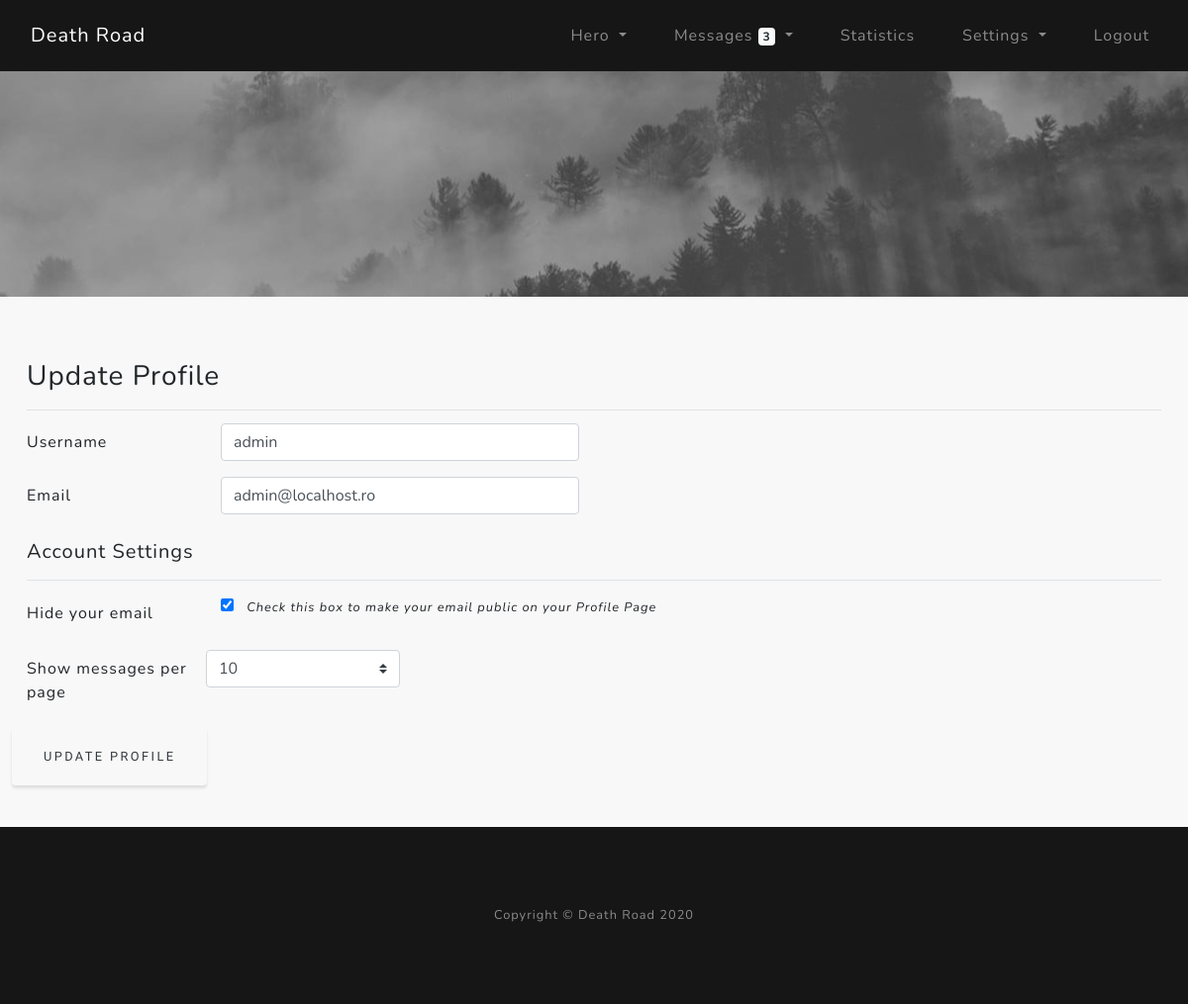
The page /account/update (signed in) on the database as committed earlier.
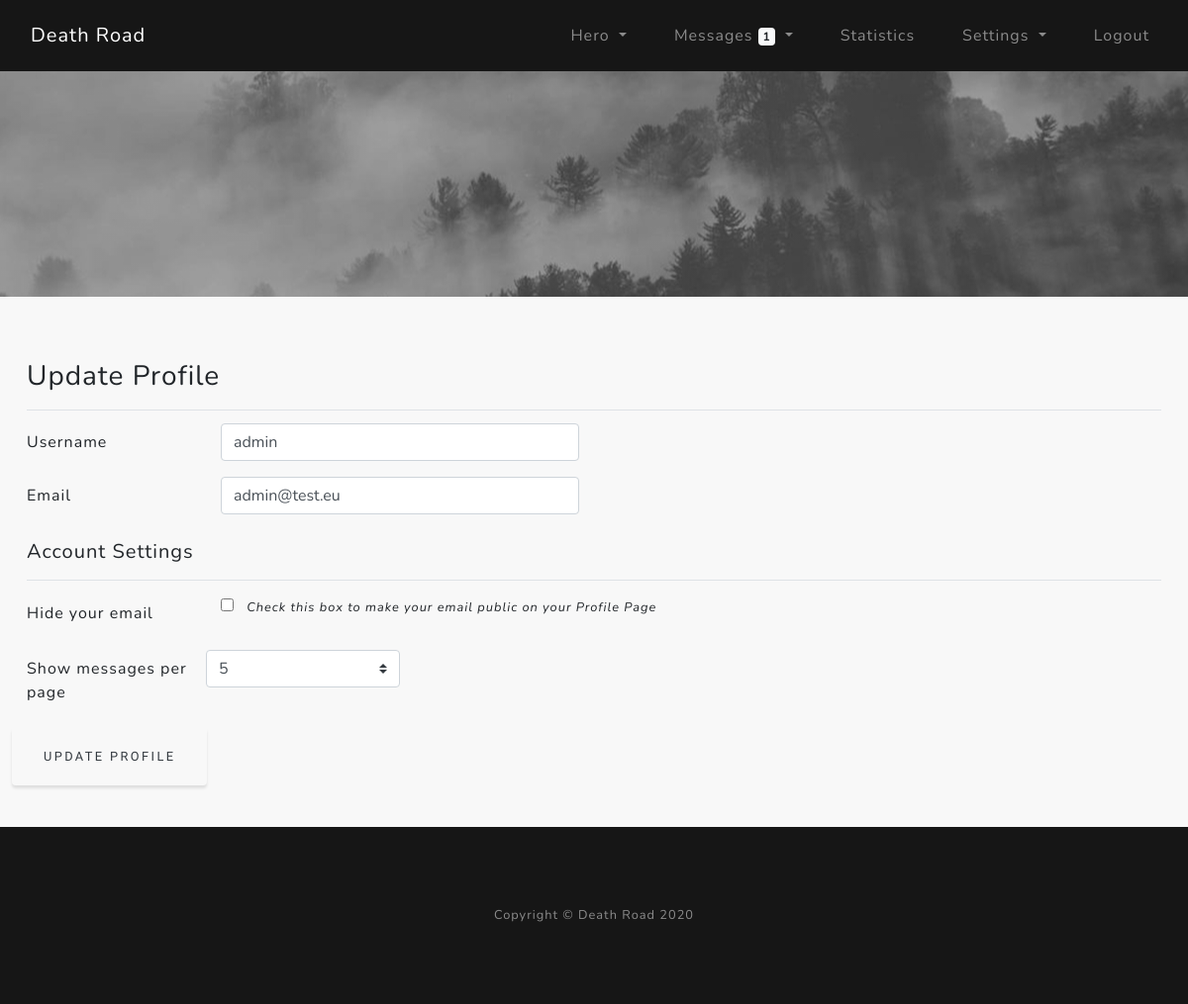
The same page on the database as committed later.
### core/models.py (models this page shows)
class User(db.Model, UserMixin):
    __tablename__ = "user"
    id = Column(Integer, primary_key=True)  # User ID
    username = Column(String(32), unique=True, nullable=False)  # Username used in registration
    email = Column(String(120), unique=True, nullable=False)  # Email for registration
    password = Column(String(60), nullable=False)  # hashed password
    hidemail = Column(Boolean, nullable=True)  # 0/1 Hide/Show email in public profile
    msg_per_page = Column(Integer, nullable=False)  # get how many messages to show on inbox/outbox page

### core/users/routes.py (the view)
@users.route("/account/update", methods=["GET", "POST"])
@login_required
def account_update():
    form = UpdateAccount()
    get_unread_msgs = unread_msgs(current_user.username)
    if form.validate_on_submit():
        current_user.username = form.username.data
        current_user.email = form.email.data
        current_user.hidemail = form.hidemail_checkbox.data
        current_user.msg_per_page = form.msg_per_page.data
        try:
            db.session.commit()
            flash("Your account has been updated.", "success")
            redirect(url_for("users.account_home"))
        except IntegrityError:
            db.session.rollback()
            flash("Username or E-mail already exists.", "danger")
            redirect(url_for("users.account_home"))
    elif request.method == "GET":
        form.username.data = current_user.username
        form.email.data = current_user.email
        form.hidemail_checkbox.data = current_user.hidemail
        form.msg_per_page.data = current_user.msg_per_page
    return render_template("account_update.html", form=form, get_unread_msgs=get_unread_msgs)

### core/users/forms.py
class UpdateAccount(FlaskForm):
    username = StringField("Username", validators=[DataRequired(), Length(min=3, max=32)])
    email = StringField("Email", validators=[DataRequired(), Email()])
    hidemail_checkbox = BooleanField('Hide your email')
    msg_per_page = SelectField("Show messages per page", choices=[(5, "5"), (10, "10"), (25, "25")], coerce=int)
    submit = SubmitField("Update Profile")

### core/models.py (called while the page is built)
@login_manager.user_loader
def load_user(user_id):
    return User.query.get(int(user_id))

### core/utils/unread_msgs.py (called while the page is built)
def unread_msgs(current_acc_uname):
    gum = Messages.query.filter_by(recipient=current_acc_uname, del_in=False, seen=False).count()
    return gum

### core/templates/account_update.html (shortened to what this page needs)
{% extends "layout.html" %}
{% block content %}
<section class="account-section">
    <div class="top-slider">
    </div>
    <div class="container py-3">
        <div class="row">
            <div class="col-lg">
                <form method="POST" enctype="multipart/form-data">
                    <fieldset>
                        <legend class="h3 font-weight-normal border-bottom pt-5 pb-3">Update Profile</legend>
                        <div class="form-group row">
                            {{ form.username.label(class="col-sm-2 col-form-label") }}
                            {% if form.username.errors %}
                                <div class="col-sm-4">
                                    {{ form.username(class="form-control is-invalid") }}
                                </div>
                                <div class="invalid-feedback">
                                    {% for error in form.username.errors %}
                                        <span>{{ error }}</span>
                                    {% endfor %}
                                </div>
                            {% else %}
                                <div class="col-sm-4">
                                    {{ form.username(class="form-control") }}
                                </div>
                            {% endif %}
                        </div>
                        <div class="form-group row">
                            {{ form.email.label(class="col-sm-2 col-form-label") }}
                            {% if form.email.errors %}
                                <div class="col-sm-4">
                                    {{ form.email(class="form-control is-invalid") }}
                                </div>
                                <div class="invalid-feedback">
                                    {% for error in form.email.errors %}
                                        <span>{{ error }}</span>
                                    {% endfor %}
                                </div>
                            {% else %}
                                <div class="col-sm-4">
                                    {{ form.email(class="form-control") }}
                                </div>
                            {% endif %}
                        </div>
                    </fieldset>
                    <fieldset>
                        <legend class="h5 font-weight-normal border-bottom pb-3">Account Settings</legend>
                        <div class="form-group row">
                            {{ form.hidemail_checkbox.label(class="col-sm-2 col-form-label") }}
                            <div class="col-sm-6">
                                <p>{{ form.hidemail_checkbox }}
                                <small><i class="pl-2">Check this box to make your email public on your Profile Page</i></small></p>
                            </div>
                        </div>
                        <div class="form-group row">
                            {{ form.msg_per_page.label(class="col-sm-2 col-form-label") }}
                            {{ form.msg_per_page(class="form-control custom-select col-md-2") }}
                        </div>
                        <div class="form-group row">
                            {{ form.submit(class="btn btn-outline-dark") }}
                        </div>
                    </fieldset>
                </form>
            </div>
        </div>
    </div>
</section>
{% endblock %}

Rows that differ between the two databases and show on the page:
changed User "admin": email "admin@localhost.ro" → "admin@test.eu"; msg_per_page "10" → "5"
Other text that changed with them:
{{ get_unread_msgs }}: "3" → "1"
form field hidemail_checkbox: "☑" → "☐"
